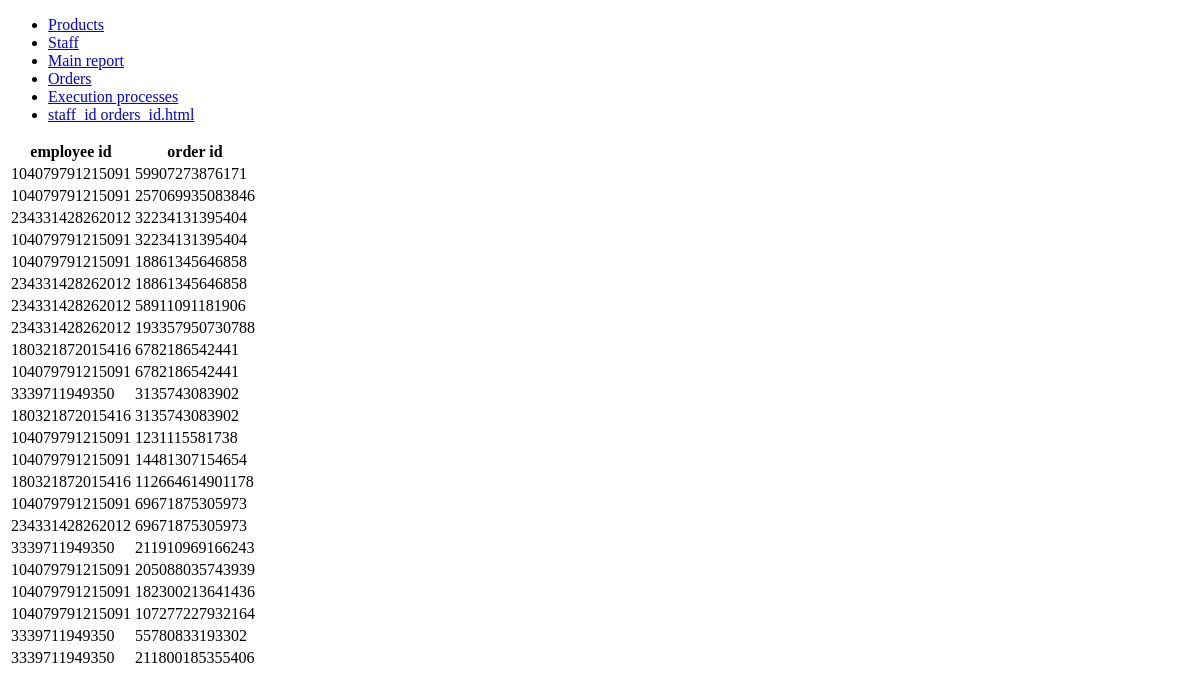
The app's page /staff_id_orders_id (signed in), older data.
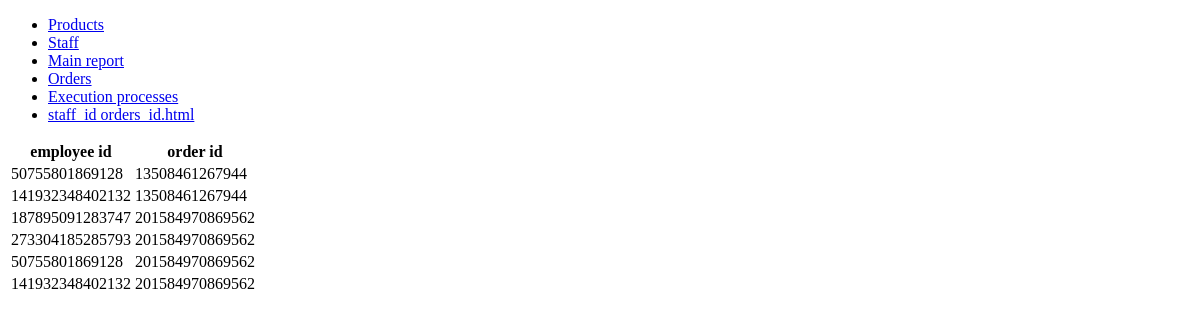
The same page, newer data.
### tables this page shows
CREATE TABLE "staff_id_orders_id" (
	"employee_id"	INTEGER,
	"order_id"	INTEGER,
	FOREIGN KEY("employee_id") REFERENCES "Staff"("employee_id"),
	FOREIGN KEY("order_id") REFERENCES "Orders"("order_id")
);

### Back_flask.py (the view)
@app.route("/staff_id_orders_id")
def staff_id_orders_id():
    if "Logged" not in session:
        return redirect(url_for("login"))
    return render_template("staff_id_orders_id.html", title = "staff_id_orders_id", table = repos.staff_id_orders_id_showAll())

### DB/repos.py (called while the page is built)
def staff_id_orders_id_showAll():
    con = sqlite3.connect("DB/HAR_DB.db")
    c = con.cursor()
    staff_id_orders_id = c.execute("SELECT * FROM staff_id_orders_id").fetchall()
    c.close()
    con.close()
    return staff_id_orders_id

### templates/staff_id_orders_id.html (shortened to what this page needs)
{% extends "base.html" %}
{% block navigation %}
    {{super()}}
{% endblock %}
{% block content %}
    <table class="table">
        <thead>
            <tr>
                <th>employee id</th>
                <th>order id</th>
            </tr>
        </thead>
        <tbody>
            {% for row in table -%}
                <tr>
                    {% for item in row -%}
                        <td>{{item}}</td>
                    {% endfor -%}
                </tr>
            {% endfor -%}
        </tbody>
    </table>
{% endblock %}

### templates/Base.html (shortened to what this page needs)
<!DOCTYPE html>
<html lang="en">
    <head>
        <link rel="stylesheet" type="text/css" href="{{url_for('static', filename='css/style.css')}}">
    </head>
    <body>
        {% block navigation -%}
            <ul>
                <li><a href="{{url_for('Products')}}">Products</a></li>
                <li><a href="{{url_for('Staff')}}">Staff</a></li>
                <li><a href="{{url_for('index')}}">Main report</a></li>
                <li><a href="{{url_for('Orders')}}">Orders</a></li>
                <li><a href="{{url_for('Execution_processes')}}">Execution processes</a></li>
                <li><a href="{{url_for('staff_id_orders_id')}}">staff_id orders_id.html</a></li>
            </ul>
        {% endblock -%}
        {% block content -%}
        {% endblock -%}
    </body>
</html>

Row changes from the older to the newer data that the page shows:
removed staff_id_orders_id: employee "234331428262012", order "58911091181906"
removed staff_id_orders_id: employee "234331428262012", order "193357950730788"
removed staff_id_orders_id: employee "180321872015416", order "6782186542441"
removed staff_id_orders_id: employee "104079791215091", order "6782186542441"
removed staff_id_orders_id: employee "3339711949350", order "3135743083902"
removed staff_id_orders_id: employee "180321872015416", order "3135743083902"
removed staff_id_orders_id: employee "104079791215091", order "1231115581738"
removed staff_id_orders_id: employee "104079791215091", order "14481307154654"
removed staff_id_orders_id: employee "180321872015416", order "112664614901178"
removed staff_id_orders_id: employee "104079791215091", order "69671875305973"
removed staff_id_orders_id: employee "234331428262012", order "69671875305973"
removed staff_id_orders_id: employee "3339711949350", order "211910969166243"
removed staff_id_orders_id: employee "104079791215091", order "205088035743939"
removed staff_id_orders_id: employee "104079791215091", order "182300213641436"
removed staff_id_orders_id: employee "104079791215091", order "107277227932164"
removed staff_id_orders_id: employee "3339711949350", order "55780833193302"
removed staff_id_orders_id: employee "3339711949350", order "211800185355406"
changed staff_id_orders_id (number 1 of 6 on the later page): employee "104079791215091" → "50755801869128"; order "59907273876171" → "13508461267944"
changed staff_id_orders_id (number 2 of 6 on the later page): employee "104079791215091" → "141932348402132"; order "257069935083846" → "13508461267944"
changed staff_id_orders_id (number 3 of 6 on the later page): employee "234331428262012" → "187895091283747"; order "32234131395404" → "201584970869562"
changed staff_id_orders_id (number 4 of 6 on the later page): employee "104079791215091" → "273304185285793"; order "32234131395404" → "201584970869562"
changed staff_id_orders_id (number 5 of 6 on the later page): employee "104079791215091" → "50755801869128"; order "18861345646858" → "201584970869562"
changed staff_id_orders_id (number 6 of 6 on the later page): employee "234331428262012" → "141932348402132"; order "18861345646858" → "201584970869562"
